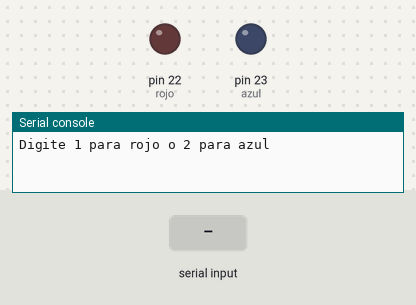
Recording of a program running on a simulated MicroPython board. Parts: output pins drawn as LEDs (lit = HIGH), the last lines printed to the serial console. The test bench sets the inputs (shaded band).

Above: at 1.2 s.
1.3 s: "1" typed at the serial console, then Enter
At 2.1 s:
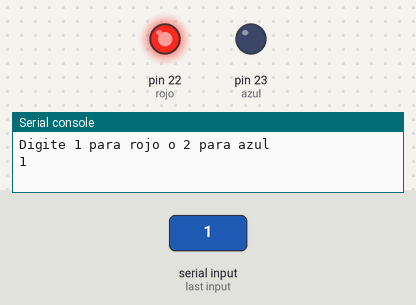
3.8 s: "2" typed at the serial console, then Enter
At 4.5 s:
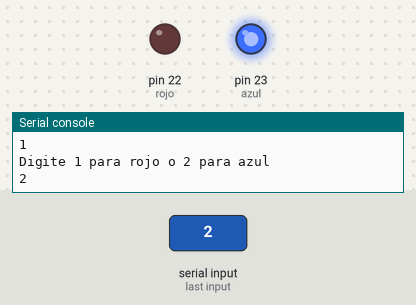
Timing chart, 0 to 6.8 s (numbered marks = the images above; inputs shaded):
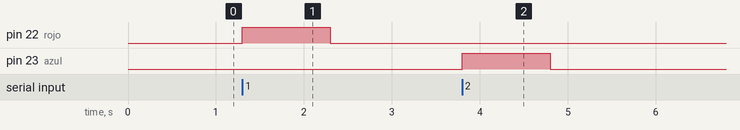

The program:

rojo_azul.py
```python
from machine import Pin
import utime

rojo = Pin(22, Pin.OUT)
azul = Pin(23, Pin.OUT)

while True:
    num = input('Digite 1 para rojo o 2 para azul')

    if num == "1":
        rojo.value(1)
        utime.sleep(1)
    elif num == "2":
        azul.value(1)
        utime.sleep(1)

    rojo.value(0)
    azul.value(0)
```

Measured:
- after the input at 1.3 s, pin 22 (rojo): LOW → HIGH at once, → LOW 1.0 s later
- after the input at 3.8 s, pin 23 (azul): LOW → HIGH at once, → LOW 1.0 s later
